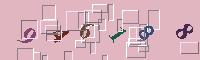
//> input picture test_data/captcha_data/00.jpg, 200 x 60 px, given in place of 0.png, which was not available
$ ./main   (built with g++ and OpenCV 4)
//> lines starting //> are read from the running program, lines starting //| are printed output that depends on the picture; pictures that were not available may be replaced by others from this repository, and a replacement may not be noted

#include <stdio.h>
#include <iostream>
#include <thread>
#include <math.h>

#include <opencv2/opencv.hpp>
#include <opencv2/highgui.hpp>
#include <opencv2/imgcodecs.hpp>
#include <opencv2/imgproc.hpp>

using namespace cv;
using namespace std;

vector<Mat> sampleMat;

void init_sampleMat();
String go_detect(Mat &src);
void thres_rgb(Mat src, Mat &gray);
void k_means_spilter(Mat src, Mat &dst);
void check_is_line(Mat src, Mat &dst);
int col_length(Mat src, int dst_row, int dst_col);
int row_length(Mat src, int dst_row, int dst_col);
void delete_target(Mat src, Mat dst_0, Mat dst_1);
void delete_point(Mat src);
vector<Mat> find_number(Mat src);
bool rect_cmp_by_center(Rect a, Rect b);
String dect_number(vector<Mat> src);
void rotateImage(Mat src, Mat dst, int degree);


int main() {
	init_sampleMat();

	String filename = "..\\..\\..\\test_data\\captcha_data\\01.jpg";
	Mat src = imread(filename);
	imshow("src", src);

	go_detect(src);

	waitKey(0);

	return 0;
}

void init_sampleMat() {

	//	載入樣本圖片並旋轉
	for (int i = 0; i < 20; i++) {
		Mat sample = imread("number_samples\\" + to_string(i) + ".png", IMREAD_GRAYSCALE);
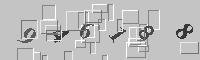
//> sample: 60 rows x 200 cols, CV_8UC1; min 23, max 255, mean 189.1

		for (int rota = -90; rota <= 90; rota += 5) {
			Mat rotateImg = sample.clone();
			rotateImage(rotateImg, rotateImg, rota);
			sampleMat.push_back(rotateImg);
		}
//> this loop made 37 passes
//> pass 1, in rotateImage, `warpAffine(src, dst, M, src.size());`:
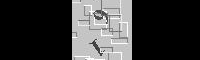
//> src: 60 rows x 200 cols, CV_8UC1; min 0, max 255, mean 57.1
//> pass 2, in rotateImage (call 2), `warpAffine(src, dst, M, src.size());`:
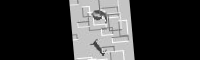
//> src: 60 rows x 200 cols, CV_8UC1; min 0, max 255, mean 57.3
//> pass 3, in rotateImage (call 3), `warpAffine(src, dst, M, src.size());`:
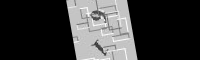
//> src: 60 rows x 200 cols, CV_8UC1; min 0, max 255, mean 57.9
	}
//> pass 2 of the loop in init_sampleMat, `for (int i = 0; i < 20; i++)`:
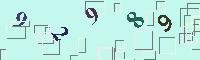
//> input picture test_data/captcha_data/02.jpg, 200 x 60 px, given in place of 1.png, which was not available
//> in init_sampleMat, `Mat sample = imread("number_samples\\" + to_string(i) + ".png", IMREAD..`:
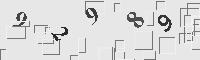
//> sample: 60 rows x 200 cols, CV_8UC1; min 14, max 255, mean 219.5
//> the loop in init_sampleMat, `for (int rota = -90; rota <= 90; rota += 5)` made 37 passes
//> pass 3, in rotateImage (call 40), `warpAffine(src, dst, M, src.size());`:
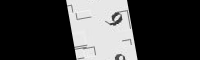
//> src: 60 rows x 200 cols, CV_8UC1; min 0, max 248, mean 67.6
}

void rotateImage(Mat src, Mat dst, int degree) {
	Point2f center(src.cols / 2.0 + 0.5, src.rows / 2.0 + 0.5);
	Mat M = getRotationMatrix2D(center, degree, 1.0);
//> (the run ends here: the program stops with an error, at `warpAffine(src, dst, M, src.size());`)
